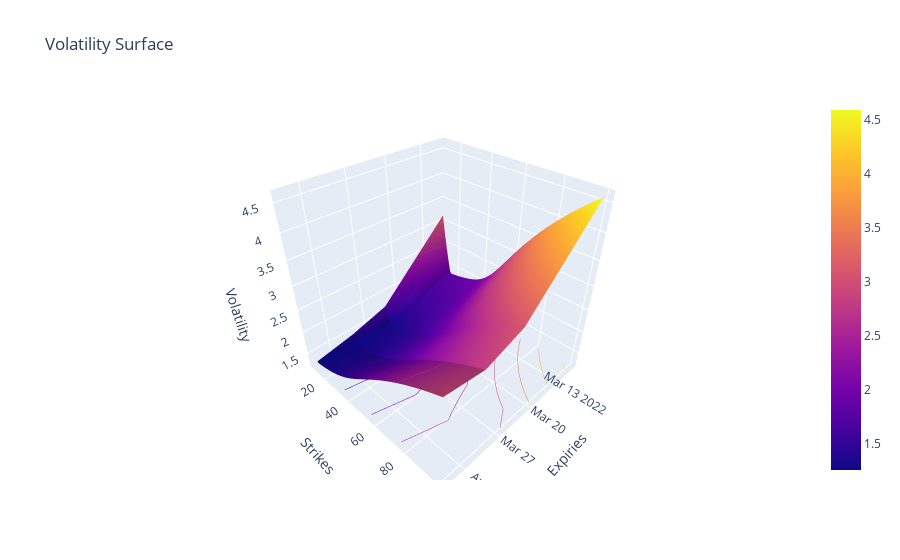

The code cell stored with this chart in its notebook:
### Code cell
nb.plot_surfaces(volatility=True, call=False)

### Figure 1 — Plotly figure (JSON) as saved in the notebook; plotly's stock layout.template omitted (floating-point values rounded to 4 significant figures; data arrays with more than 128 entries replaced by an {"elided": "..."} marker saying what was removed)
{"data": [{"contours": {"z": {"highlightcolor": "limegreen", "project": {"z": true}, "show": true, "usecolormap": true}}, "type": "surface", "x": ["2022-03-09", "2022-03-23", "2022-03-30", "2022-04-06"], "y": [10, 11, 12, 13, 14, 15, 16, 17, 18, 19, 20, 21, 22, 23, 24, 25, 26, 27, 28, 29, 30, 32.5, 35, 37.5, 40, 42.5, 45, 47.5, 50, 55, 60, 65, 70, 75, 80, 85, 90, 95, 100], "z": {"elided": "39x4 float values"}}], "layout": {"scene": {"aspectmode": "cube", "xaxis": {"title": {"text": "Expiries"}}, "yaxis": {"title": {"text": "Strikes"}}, "zaxis": {"title": {"text": "Volatility"}}}, "title": {"text": "Volatility Surface"}}}
